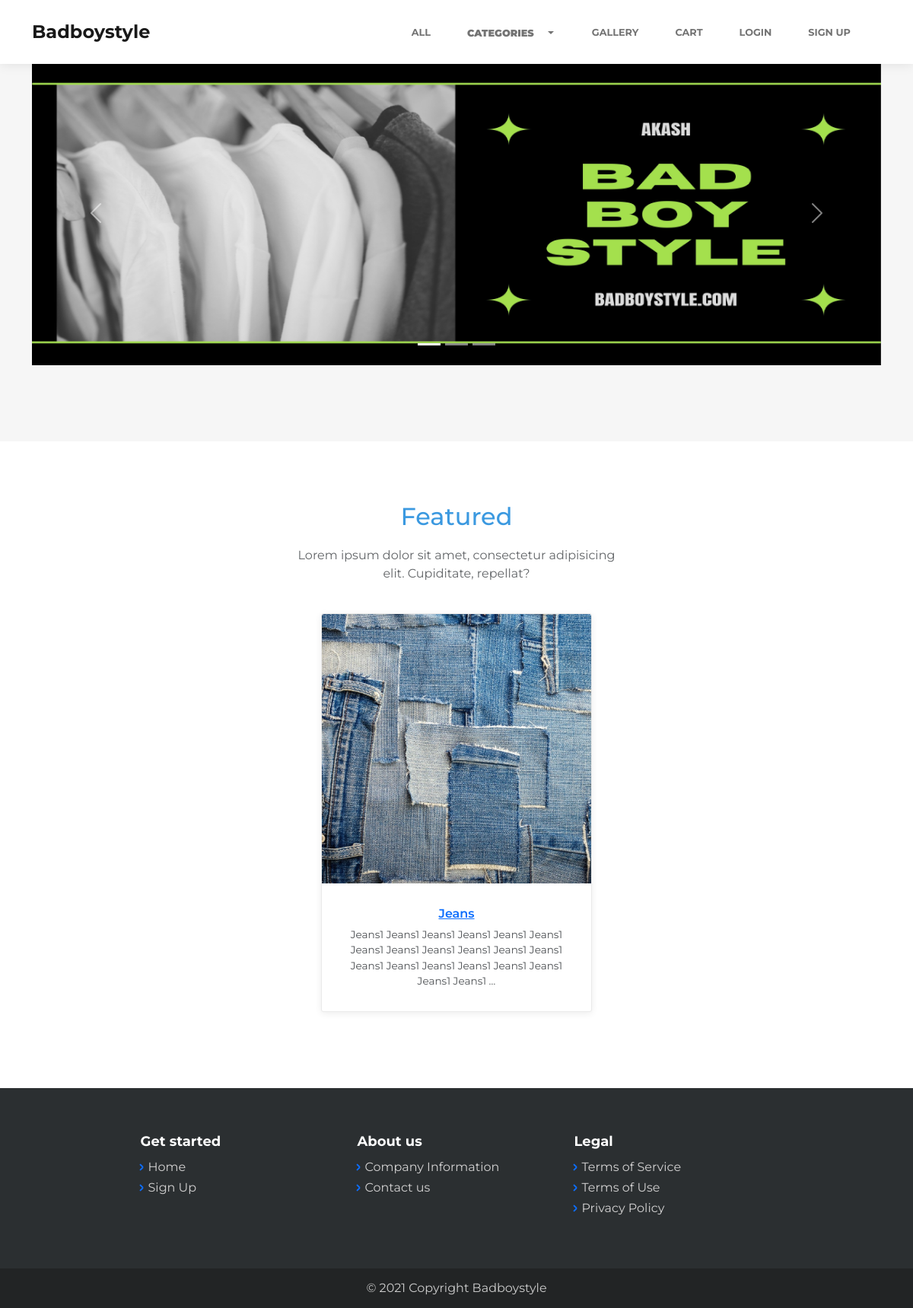
The page / on the database its author committed.
### home/models.py (models this page shows)
class CarouselImage(models.Model):
    i1 = models.ImageField(upload_to='carousel/%Y/%m/%d/', blank=True, unique = True)
    i2 = models.ImageField(upload_to='carousel/%Y/%m/%d/', blank=True, unique = True)
    i3 = models.ImageField(upload_to='carousel/%Y/%m/%d/', blank=True, unique = True)

### product/models.py (models this page shows, shortened)
class Product(models.Model):
    name = models.CharField(max_length=1000, unique=True)
    type = models.ForeignKey(Type, on_delete=models.CASCADE, related_name="type_of_product")
    size = models.CharField(max_length=4, choices=sizes)
    image = models.ImageField(upload_to='products/%Y/%m/%d/')
    image2 = models.ImageField(upload_to='products/%Y/%m/%d/', blank = True, null = True)
    image3 = models.ImageField(upload_to='products/%Y/%m/%d/', blank = True, null = True)
    description = models.TextField()
    detail = models.TextField()
    specification = models.OneToOneField(Specification, on_delete=models.CASCADE, related_name="specification_of_product", blank=True, null=True)
    stock = models.PositiveBigIntegerField(default=1)
    created = models.DateTimeField(auto_now_add = True)
    edited = models.DateTimeField(auto_now = True)
    price = models.FloatField(default=0)
    comment = models.ManyToManyField(Comment, blank=True)
    class Meta:
        ordering = ['edited']

### home/views.py (the view)
# urls.py: path('', views.index, name = 'index'),
def index(request):
    carousel_images = CarouselImage.objects.get()
    featured_list = Featured.objects.all()
    featured = list()
    for feature in featured_list:
        featured.append(Product.objects.get(name = feature))
    context = {
        'carousel_images': carousel_images,
        'featured': featured
        }
    return render(request, 'home/index.html', context)

### home/context_processors.py (called while the page is built)
def get_categories(request):
    categories = Type.objects.all()
    return {
        'categories': categories,
    }

### home/models.py (called while the page is built)
    def __str__(self):
        return self.product.name

### product/models.py (called while the page is built)
    def __str__(self):
        return self.name

### home/templates/home/index.html (shortened to what this page needs)
{% extends 'home/layout.html' %}
{% load static %}
{% block body %}
<main class="page landing-page">
    <section class="clean-block slider dark">
        <div class="container">
            <div class="carousel slide" data-bs-ride="carousel" id="carousel-1">
                <div class="carousel-inner">
                    <div class="carousel-item active"><img class="w-100 d-block" src="{{ carousel_images.i1.url }}" alt="Slide Image" style="height: 400px;"></div>
                </div>
                <div><a class="carousel-control-prev" href="#carousel-1" role="button" data-bs-slide="prev"><span class="carousel-control-prev-icon"></span><span class="visually-hidden">Previous</span></a><a class="carousel-control-next" href="#carousel-1" role="button" data-bs-slide="next"><span class="carousel-control-next-icon"></span><span class="visually-hidden">Next</span></a></div>
                <ol class="carousel-indicators">
                    <li data-bs-target="#carousel-1" data-bs-slide-to="0" class="active"></li>
                    <li data-bs-target="#carousel-1" data-bs-slide-to="1"></li>
                    <li data-bs-target="#carousel-1" data-bs-slide-to="2"></li>
                </ol>
            </div>
        </div>
    </section>
    <section class="clean-block about-us">
        <div class="container">
            <div class="block-heading">
                <h2 class="text-info">Featured</h2>
                <p>Lorem ipsum dolor sit amet, consectetur adipisicing elit. Cupiditate, repellat?</p>
            </div>
            <div class="row justify-content-center">
                {% for item in featured %}
                <div class="col-sm-6 col-lg-4">
                    <div class="card text-center clean-card"><img class="card-img-top w-100 d-block" src="{{ item.image.url }}">
                        <div class="card-body info">
                            <h4 class="card-title"><a href="{% url 'product:index' item.name %}">{{ item.name }}</a></h4>
                            <p class="card-text">{{ item.description|truncatewords:20 }}</p>
                        </div>
                    </div>
                </div>
                {% endfor %}
            </div>
        </div>
    </section>
</main>
{% endblock %}

### rows shown on the page
CarouselImage: i1 (picture)
Product: image (picture), name "Jeans", description "Jeans1 Jeans1 Jeans1 Jeans1 Jeans1 Jeans1 Jeans1 Jeans1 Jeans1 Jeans1 Jeans1 Jeans1 Jeans1 Jeans1 Jeans1 Jeans1 Jeans1 Jeans1 Jeans1 Jeans1 …"
